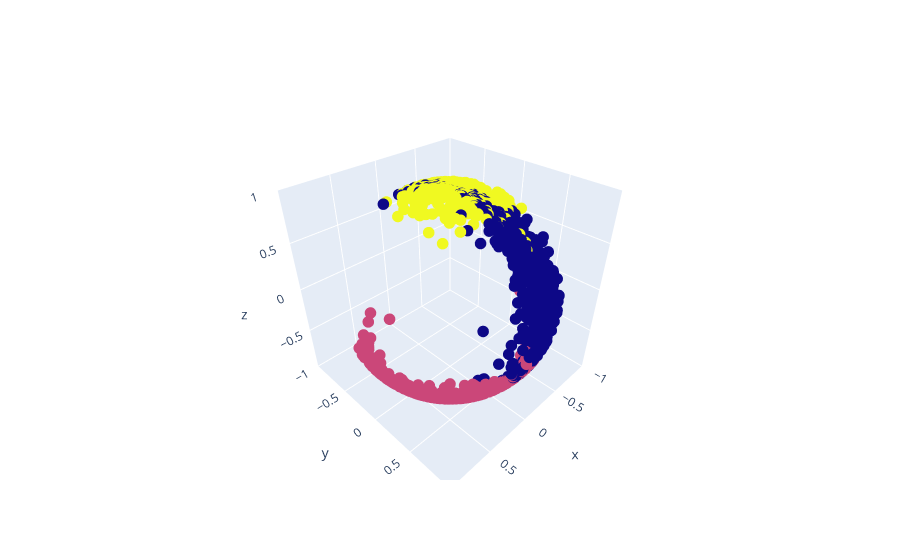
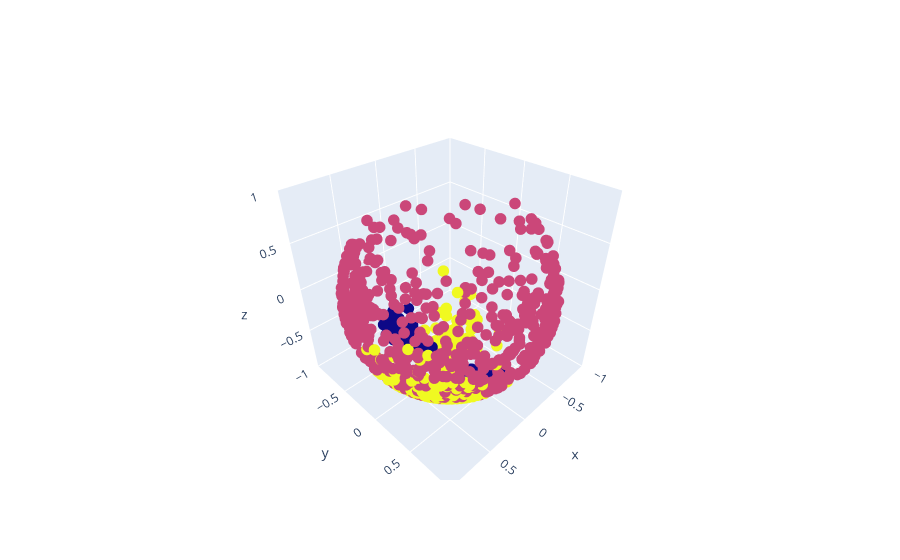

Source (notebook cell) for these figures, in order:
### Code cell
tmp1, tmp2 = genSynthDataS2(Nclasses = 3, Nsamples = 500)
tmp1, tmp2 = genNoisySynthDataS2(Nclasses = 3, Nsamples = 500)

### Figure 1 — Plotly figure (JSON) as saved in the notebook; plotly's stock layout.template omitted (floating-point values rounded to 4 significant figures; data arrays with more than 128 entries replaced by an {"elided": "..."} marker saying what was removed)
{"data": [{"marker": {"color": {"elided": "1500 int values"}, "size": 4}, "mode": "markers", "type": "scatter3d", "x": {"elided": "1500 float values"}, "y": {"elided": "1500 float values"}, "z": {"elided": "1500 float values"}}], "layout": {"scene": {"aspectmode": "manual", "aspectratio": {"x": 1, "y": 1, "z": 1}, "xaxis": {"range": [-1, 1]}, "yaxis": {"range": [-1, 1]}, "zaxis": {"range": [-1, 1]}}}}

### Figure 2 — Plotly figure (JSON) as saved in the notebook; plotly's stock layout.template omitted (floating-point values rounded to 4 significant figures; data arrays with more than 128 entries replaced by an {"elided": "..."} marker saying what was removed)
{"data": [{"marker": {"color": {"elided": "1500 int values"}, "size": 4}, "mode": "markers", "type": "scatter3d", "x": {"elided": "1500 float values"}, "y": {"elided": "1500 float values"}, "z": {"elided": "1500 float values"}}], "layout": {"scene": {"aspectmode": "manual", "aspectratio": {"x": 1, "y": 1, "z": 1}, "xaxis": {"range": [-1, 1]}, "yaxis": {"range": [-1, 1]}, "zaxis": {"range": [-1, 1]}}}}
